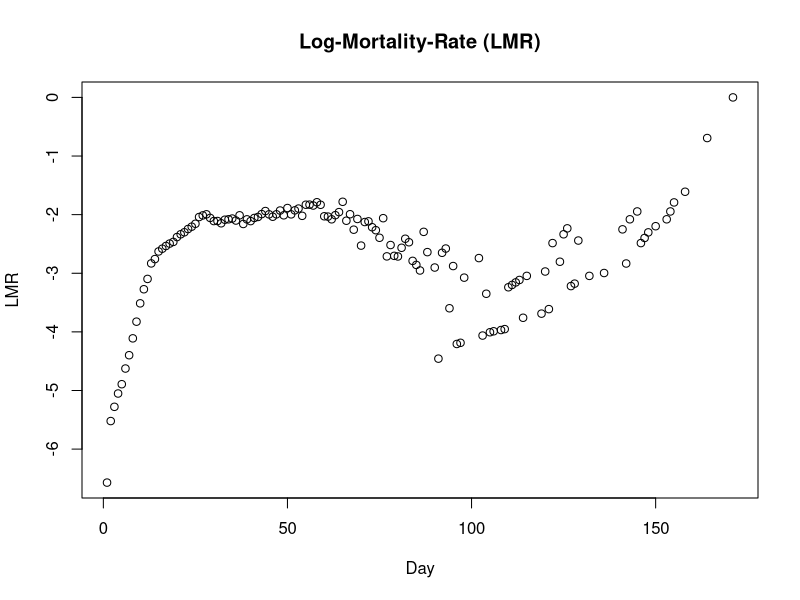
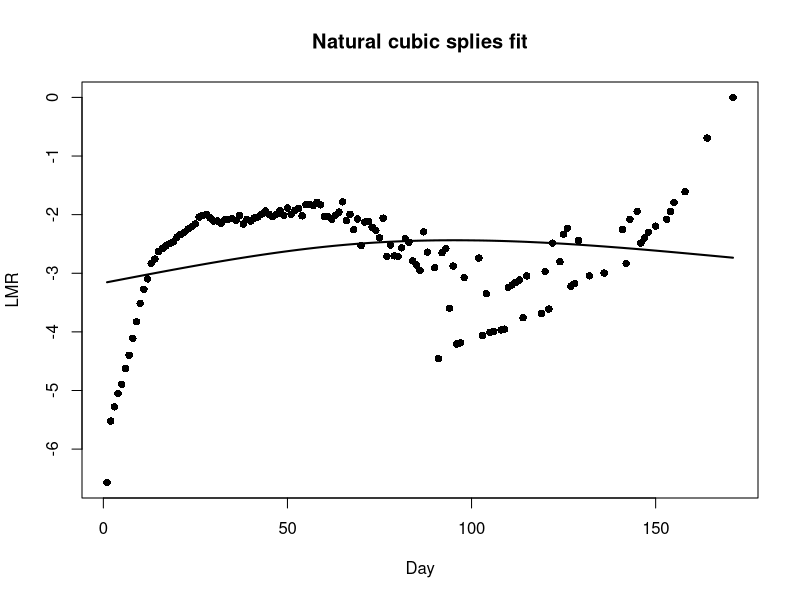

Write the R code that produced these figures, in order. (Note: this script raises an error after producing the figures.)
## ---- chunk 1
knitr::opts_chunk$set(echo = TRUE)
## ---- chunk 2
mortality_rate = read.csv('mortality_rate.csv', header = TRUE, sep = ';')
summary(mortality_rate$Rate)
## ---- chunk 3
mortality_rate$lmr = log(mortality_rate$Rate)
plot(mortality_rate$Day, mortality_rate$lmr,
     ylab = 'LMR',
     xlab = 'Day',
     main = 'Log-Mortality-Rate (LMR)')
## ---- chunk 4
library(splines)

fit_ns_1 = lm(lmr ~ ns(Day, df = 2), data = mortality_rate)
pred1 = predict(fit_ns_1, newdata = list(Day=mortality_rate$Day))

fit_ns_2 = lm(lmr ~ ns(Day, df = 3), data = mortality_rate)
pred2 = predict(fit_ns_2, newdata = list(Day=mortality_rate$Day))

fit_ns_15 = lm(lmr ~ ns(Day, df = 16), data = mortality_rate)
pred3 = predict(fit_ns_15, newdata = list(Day=mortality_rate$Day))

fit_ns_50 = lm(lmr ~ ns(Day, df = 51), data = mortality_rate)
pred4 = predict(fit_ns_50, newdata = list(Day=mortality_rate$Day))


plot(mortality_rate$Day, mortality_rate$lmr, xlab = 'Day', ylab = 'LMR', pch=16,
     main = 'Natural cubic splies fit')
lines(mortality_rate$Day, pred1, col='black', lwd = 2)
points(attr(ns(mortality_rate$Day, df = 2), "knots"),
  predict(fit_ns_1, 
  data.frame(x = attr(ns(x, df = 2), 
  "knots"))),
  col="black",pch=15)

lines(mortality_rate$Day, pred2, col='blue', lwd = 2)
lines(mortality_rate$Day, pred3, col='green', lwd = 2)
lines(mortality_rate$Day, pred4, col='red', lwd = 2)

legend(1, 0, legend=c(1, 2, 15, 50),
       col=c('black', 'blue', 'green', 'red'), lwd = 2, cex=0.8)
